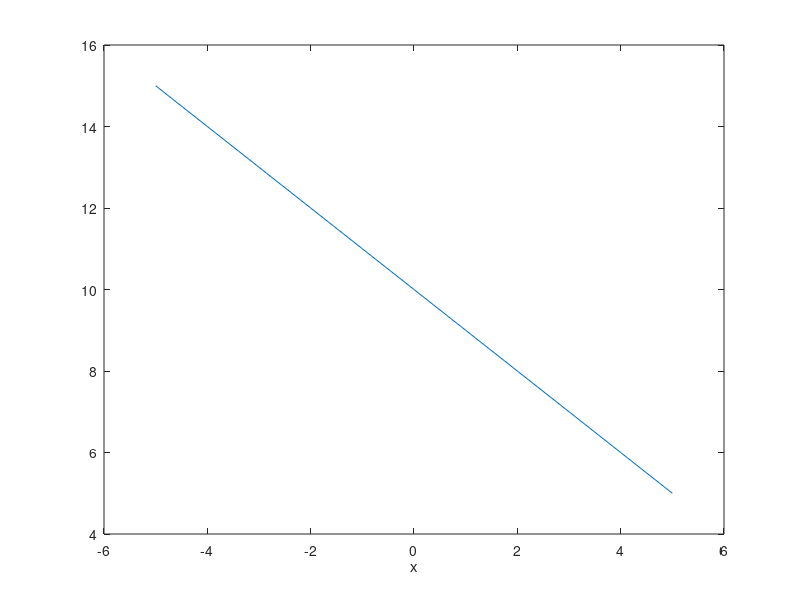

Here is the MATLAB script that generated this plot:
% Titulo: Derivada Con Formula General.
% Descripcion: Script para graficar una funcion de la forma f (x) = +2 .
% Autor: Rafael Alejandro Barajas Urrutia.
% Fecha: 15 de abril de 2021.

% limpiar variables
 clear
% Ejemplo f (x) = a
% Rango de -3..3 en i = 0.1
 x = [-5: 1 :5]; 
% Valor de la función 
 y=((10-(x)))
% Dibujar x, y
 plot(x , y);
% Titulo ("f (x)=y=((10-(x)))
 
% Etiqueta para x
 xlabel ( "x");